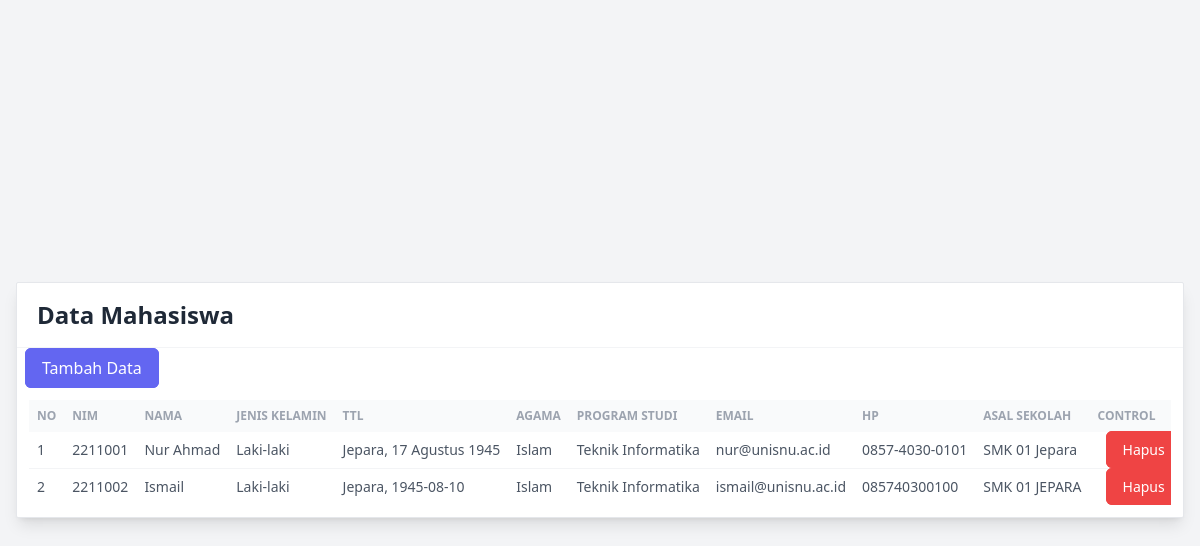
The page / on the database its author committed.
### tables this page shows
CREATE TABLE `mahasiswa` (
  `nim` varchar(20) NOT NULL,
  `nama` text NOT NULL,
  `gender` enum('0','1') NOT NULL,
  `ttl` text NOT NULL,
  `agama` text NOT NULL,
  `program_studi` text NOT NULL,
  `email` text NOT NULL,
  `hp` text NOT NULL,
  `asal_sekolah` text NOT NULL
);

### application/modules/Mahasiswa/controllers/Mahasiswa.php (called while the page is built, shortened)
<?php
class Mahasiswa extends CI_Controller {
    public function __construct()
    {
        $this->load->database();
        $this->load->model('Mahasiswa_m');
        $this->load->helper('url');
    }
    public function index() {
        $mhsData = $this->Mahasiswa_m->getDataMhs();
        $data = [
            'mahasiswa' => $mhsData
        ];
        $this->load->view('Home', $data);
    }
}

### index.php (called while the page is built, shortened)
<?php
require_once BASEPATH.'core/CodeIgniter.php';

### application/modules/Mahasiswa/models/Mahasiswa_m.php (called while the page is built, shortened)
<?php
class Mahasiswa_m extends CI_Model {
    public function getDataMhs (){
        return $this->db->get('mahasiswa')->result_array();
    }
}

### application/modules/Mahasiswa/views/Home.php (the view, shortened to what this page needs)
<!DOCTYPE html>
<html lang="en">
<head>
    <script src="https://cdn.tailwindcss.com"></script>
</head>
<body>
    <div class="mahasiswa-container">
        <section class="antialiased bg-gray-100 text-gray-600 h-screen px-4">
            <div class="flex flex-col justify-center h-full">
                <div class="w-full mx-auto bg-white shadow-lg rounded-sm border border-gray-200">
                    <header class="px-5 py-4 border-b border-gray-100 flex jsutify-between">
                        <h2 class="font-semibold text-gray-800 text-2xl">Data Mahasiswa</h2>
                    </header>
                    <div class="my-2">
                        <a href="/tambah-data"
                            class="border border-indigo-500 bg-indigo-500 text-white rounded-md px-4 py-2 m-2 transition duration-500 ease select-none hover:bg-indigo-600 focus:outline-none focus:shadow-outline"
                        >
                            Tambah Data
                        </a>
                    </div>
                    <div class="p-3">
                        <div class="overflow-x-auto">
                            <table class="table-auto w-full">
                                <thead class="text-xs font-semibold uppercase text-gray-400 bg-gray-50">
                                    <tr>
                                    <th class="p-2 whitespace-nowrap">
                                            <div class="font-semibold text-left">No</div>
                                        </th>
                                        <th class="p-2 whitespace-nowrap">
                                            <div class="font-semibold text-left">Nim</div>
                                        </th>
                                        <th class="p-2 whitespace-nowrap">
                                            <div class="font-semibold text-left">Nama</div>
                                        </th>
                                        <th class="p-2 whitespace-nowrap">
                                            <div class="font-semibold text-left">Jenis Kelamin</div>
                                        </th>
                                        <th class="p-2 whitespace-nowrap">
                                            <div class="font-semibold text-left">TTL</div>
                                        </th>
                                        <th class="p-2 whitespace-nowrap">
                                            <div class="font-semibold text-left">Agama</div>
                                        </th>
                                        <th class="p-2 whitespace-nowrap">
                                            <div class="font-semibold text-left">Program Studi</div>
                                        </th>
                                        <th class="p-2 whitespace-nowrap">
                                            <div class="font-semibold text-left">Email</div>
                                        </th>
                                        <th class="p-2 whitespace-nowrap">
                                            <div class="font-semibold text-left">HP</div>
                                        </th>
                                        <th class="p-2 whitespace-nowrap">
                                            <div class="font-semibold text-left">Asal Sekolah</div>
                                        </th>
                                        <th class="p-2 whitespace-nowrap">
                                            <div class="font-semibold text-left">Control</div>
                                        </th>
                                    </tr>
                                </thead>
                                <tbody class="text-sm divide-y divide-gray-100">
                                    <?php $numb = 1;?>
                                    <?php foreach($mahasiswa as $d): ?>
                                    <tr>
                                        <td class="p-2 whitespace-nowrap">
                                           <?php
                                           echo $numb;
                                           $numb++;
                                           ?>
                                        </td>
                                        <td class="p-2 whitespace-nowrap">
                                           <?= $d['nim'] ?>
                                        </td>
                                        <td class="p-2 whitespace-nowrap">
                                            <?= $d['nama'] ?>
                                        </td>
                                        <td class="p-2 whitespace-nowrap">
                                           <?php
                                           if($d['gender'] == 0){
                                            echo 'Laki-laki';
                                           } else {
                                            echo 'Perempuan';
                                           }
                                           ?>
                                        </td>
                                        <td class="p-2 whitespace-nowrap">
                                           <?= $d['ttl'] ?>
                                        </td>
                                        <td class="p-2 whitespace-nowrap">
                                           <?= $d['agama'] ?>
                                        </td>
                                        <td class="p-2 whitespace-nowrap">
                                           <?= $d['program_studi'] ?>
                                        </td>
                                        <td class="p-2 whitespace-nowrap">
                                           <?= $d['email'] ?>
                                        </td>
                                        <td class="p-2 whitespace-nowrap">
                                           <?= $d['hp'] ?>
                                        </td>
                                        <td class="p-2 whitespace-nowrap">
                                           <?= $d['asal_sekolah'] ?>
                                        </td>
                                        <td class="p-2 my-2 whitespace-nowrap">
                                        <a href="/hapus/<?= $d['nim']?>"
                                            class="border border-red-500 bg-red-500 text-white rounded-md px-4 py-2 m-2 transition duration-500 ease select-none hover:bg-indigo-600 focus:outline-none focus:shadow-outline"
                                        >
                                            Hapus
                                        </a>
                                        </td>
                                    </tr>
                                    <?php endforeach;?>
                                </tbody>
                            </table>
                        </div>
                    </div>
                </div>
            </div>
        </section>
    </div>
</body>
</html>

### rows shown on the page
mahasiswa: nim "2211001", nama "Nur Ahmad", gender "Laki-laki", ttl "Jepara, 17 Agustus 1945", agama "Islam", program_studi "Teknik Informatika", email "nur@unisnu.ac.id", hp "0857-4030-0101", asal_sekolah "SMK 01 Jepara"
mahasiswa: nim "2211002", nama "Ismail", gender "Laki-laki", ttl "Jepara, 1945-08-10", agama "Islam", program_studi "Teknik Informatika", email "ismail@unisnu.ac.id", hp "085740300100", asal_sekolah "SMK 01 JEPARA"
